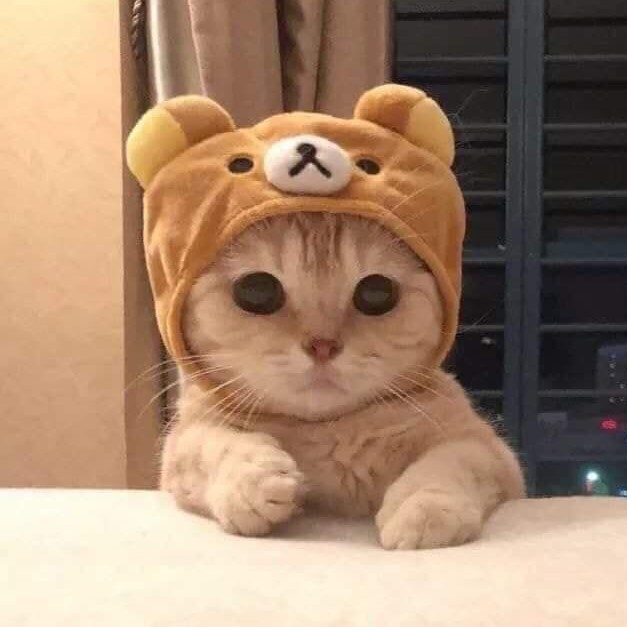
#> input picture opencv/histograms/cat.jpg, 627 x 627 px
$ python masked_histogram.py
#> lines starting #> are read from the running program, lines starting #| are printed output that depends on the picture; after the words box and inside, x2 and y2 are one past the last pixel; in counts of white or black regions, pixels touching at a corner belong together
import matplotlib.pyplot as plt
import numpy as np
import argparse
import cv2


def plot_histogram(image, title, mask=None):
    channels = cv2.split(image)
    colors = ("b", "g", "r")

    plt.figure()
    plt.title(title)
    plt.xlabel("Bins")
    plt.ylabel("# of Pixels")

    for (channel, color) in zip(channels, colors):
        hist = cv2.calcHist([channel], [0], mask, [256], [0, 256])
        plt.plot(hist, color=color)
        plt.xlim([0, 256])


ap = argparse.ArgumentParser()
ap.add_argument("-i", "--image", type=str, default="cat.jpg",
                help="path to input image")
args = vars(ap.parse_args())

image = cv2.imread(args["image"])
#> image is the input picture: shape (627, 627, 3); mean B, G, R 109.9, 133.5, 163.4
cv2.imshow("Original", image)
plot_histogram(image, "Histogram for original image")
#> the loop in plot_histogram, `for (channel, color) in zip(channels, colors):` made 3 passes
#> color on passes 1 to 3: 'b', 'g', 'r'

mask = np.zeros(image.shape[:2], dtype="uint8")
cv2.rectangle(mask, (120, 80), (475, 425), 255, -1)
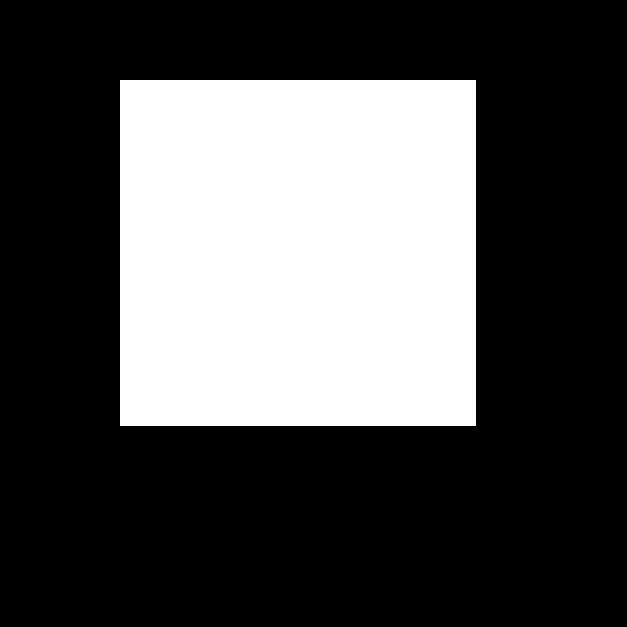
#> mask: shape (627, 627); 31.3% white; 1 white region, box (x1, y1, x2, y2) and area: (120, 80, 476, 426) 123176
cv2.imshow("Mask", mask)

masked = cv2.bitwise_and(image, image, mask=mask)
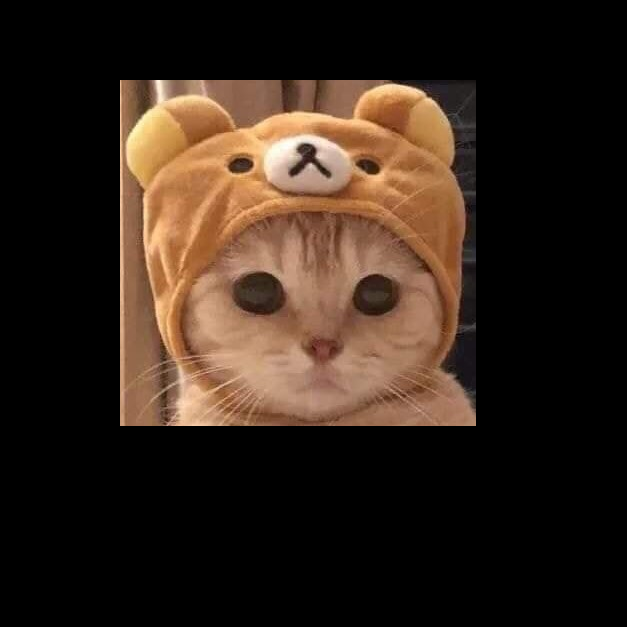
#> masked: shape (627, 627, 3); mean B, G, R 25.7, 35.8, 50.2
cv2.imshow("Masked", masked)

plot_histogram(image, "Histogram for masked image", mask=mask)
#> the loop in plot_histogram (call 2), `for (channel, color) in zip(channels, colors):` made 3 passes

plt.show()
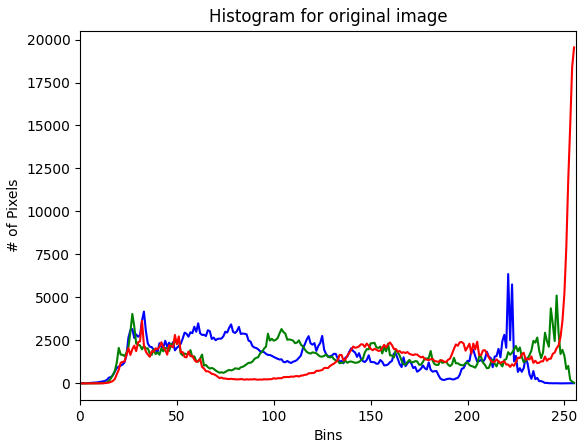
#> figure drawn by matplotlib, 1 panel; curve peaks at x = 221, y = 6359; curve peaks at x = 246, y = 5110; curve peaks at x = 255, y = 19542
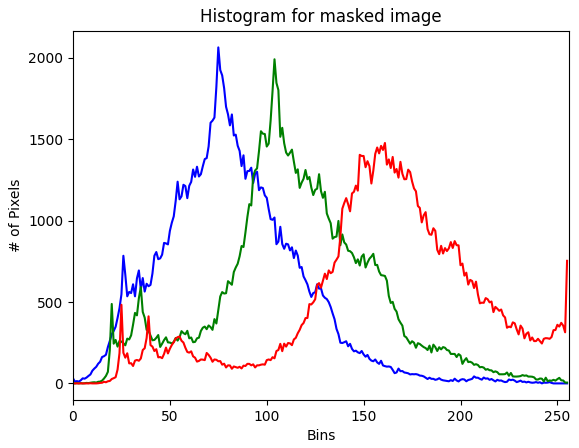
#> figure drawn by matplotlib, 1 panel; curve peaks at x = 75, y = 2064; curve peaks at x = 104, y = 1991; curve peaks at x = 161, y = 1477

$ run again, with opencv/histograms/landmark-sunset.jpg copied over opencv/histograms/cat.jpg
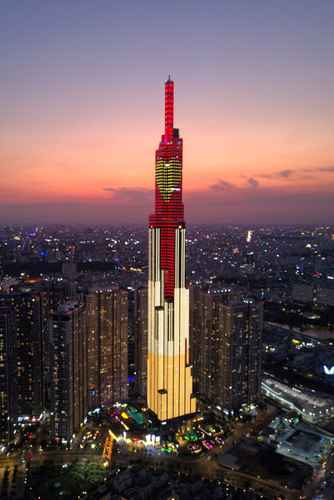
#> input picture opencv/histograms/landmark-sunset.jpg, 334 x 500 px
#> image is the input picture: shape (500, 334, 3); mean B, G, R 92.6, 89.8, 111.1
#> the loop in plot_histogram, `for (channel, color) in zip(channels, colors):` made 3 passes
#> color on passes 1 to 3: 'b', 'g', 'r'
#> `cv2.rectangle(mask, (120, 80), (475, 425), 255, -1)`:
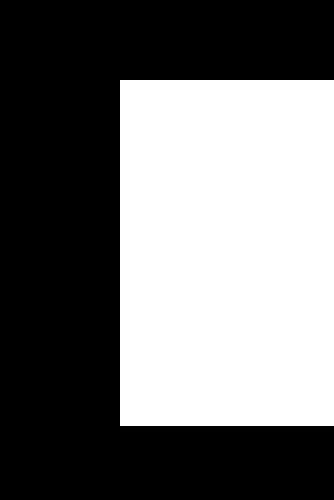
#> mask: shape (500, 334); 44.3% white; 1 white region, box (x1, y1, x2, y2) and area: (120, 80, 334, 426) 74044
#> the loop in plot_histogram (call 2), `for (channel, color) in zip(channels, colors):` made 3 passes
#> `plt.show()`:
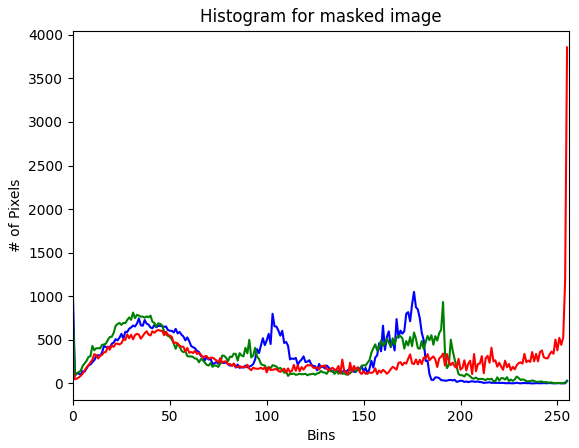
#> figure drawn by matplotlib, 1 panel; curve peaks at x = 176, y = 1050; curve peaks at x = 191, y = 934; curve peaks at x = 255, y = 3856

$ run again, with opencv/histograms/landmark.jpg copied over opencv/histograms/cat.jpg
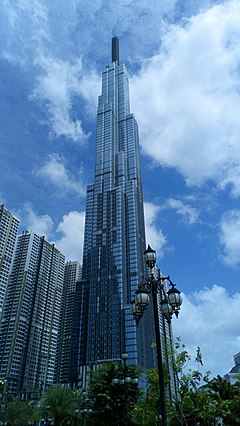
#> input picture opencv/histograms/landmark.jpg, 240 x 426 px
#> image is the input picture: shape (426, 240, 3); mean B, G, R 157.8, 124.2, 89.4
#> the loop in plot_histogram, `for (channel, color) in zip(channels, colors):` made 3 passes
#> color on passes 1 to 3: 'b', 'g', 'r'
#> `cv2.rectangle(mask, (120, 80), (475, 425), 255, -1)`:
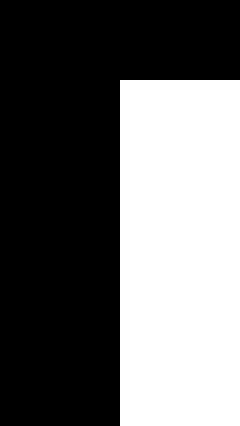
#> mask: shape (426, 240); 40.6% white; 1 white region, box (x1, y1, x2, y2) and area: (120, 80, 240, 426) 41520
#> the loop in plot_histogram (call 2), `for (channel, color) in zip(channels, colors):` made 3 passes
#> `plt.show()`:
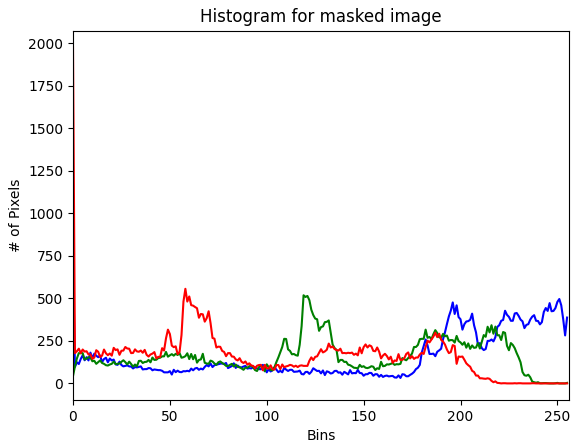
#> figure drawn by matplotlib, 1 panel; curve peaks at x = 0, y = 716; curve peaks at x = 119, y = 518; curve peaks at x = 0, y = 1975
